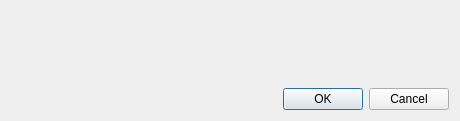
<?xml version="1.0" encoding="UTF-8"?>
<ui version="4.0">
    <class>InputDialog</class>
    <widget class="QDialog" name="InputDialog">
        <property name="geometry">
            <rect>
                <x>0</x>
                <y>0</y>
                <width>460</width>
                <height>121</height>
            </rect>
        </property>
        <property name="windowTitle">
            <string>Dialog</string>
        </property>
        <layout class="QVBoxLayout" name="verticalLayout">
            <item>
                <layout class="QFormLayout" name="fieldsFormLayout">
                    <property name="sizeConstraint">
                        <enum>QLayout::SetDefaultConstraint</enum>
                    </property>
                    <property name="fieldGrowthPolicy">
                        <enum>QFormLayout::ExpandingFieldsGrow</enum>
                    </property>
                    <property name="rowWrapPolicy">
                        <enum>QFormLayout::DontWrapRows</enum>
                    </property>
                    <property name="formAlignment">
                        <set>Qt::AlignLeading|Qt::AlignLeft|Qt::AlignTop</set>
                    </property>
                </layout>
            </item>
            <item>
                <spacer name="verticalSpacer">
                    <property name="orientation">
                        <enum>Qt::Vertical</enum>
                    </property>
                    <property name="sizeHint" stdset="0">
                        <size>
                            <width>20</width>
                            <height>40</height>
                        </size>
                    </property>
                </spacer>
            </item>
            <item>
                <widget class="QDialogButtonBox" name="buttonBox">
                    <property name="orientation">
                        <enum>Qt::Horizontal</enum>
                    </property>
                    <property name="standardButtons">
                        <set>QDialogButtonBox::Cancel|QDialogButtonBox::Ok</set>
                    </property>
                </widget>
            </item>
        </layout>
    </widget>
    <resources/>
    <connections>
        <connection>
            <sender>buttonBox</sender>
            <signal>accepted()</signal>
            <receiver>InputDialog</receiver>
            <slot>accept()</slot>
            <hints>
                <hint type="sourcelabel">
                    <x>248</x>
                    <y>254</y>
                </hint>
                <hint type="destinationlabel">
                    <x>157</x>
                    <y>274</y>
                </hint>
            </hints>
        </connection>
        <connection>
            <sender>buttonBox</sender>
            <signal>rejected()</signal>
            <receiver>InputDialog</receiver>
            <slot>reject()</slot>
            <hints>
                <hint type="sourcelabel">
                    <x>316</x>
                    <y>260</y>
                </hint>
                <hint type="destinationlabel">
                    <x>286</x>
                    <y>274</y>
                </hint>
            </hints>
        </connection>
    </connections>
</ui>
